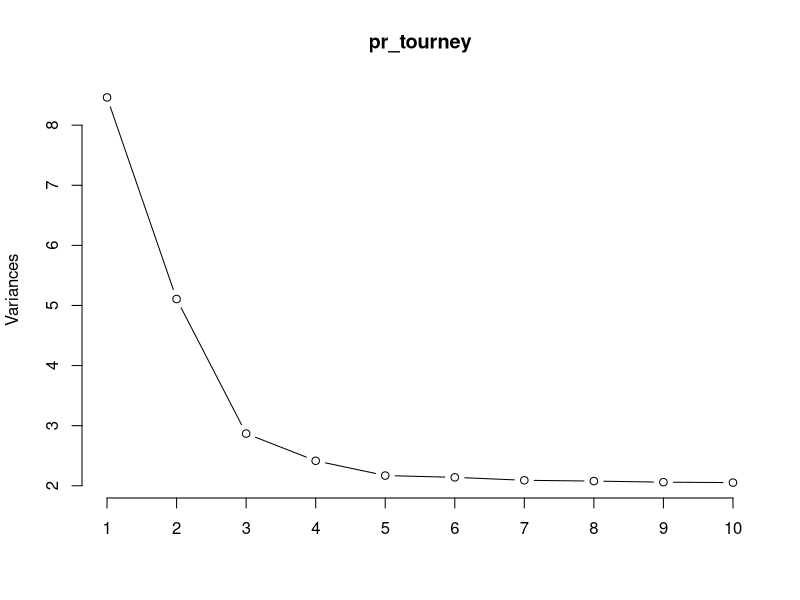
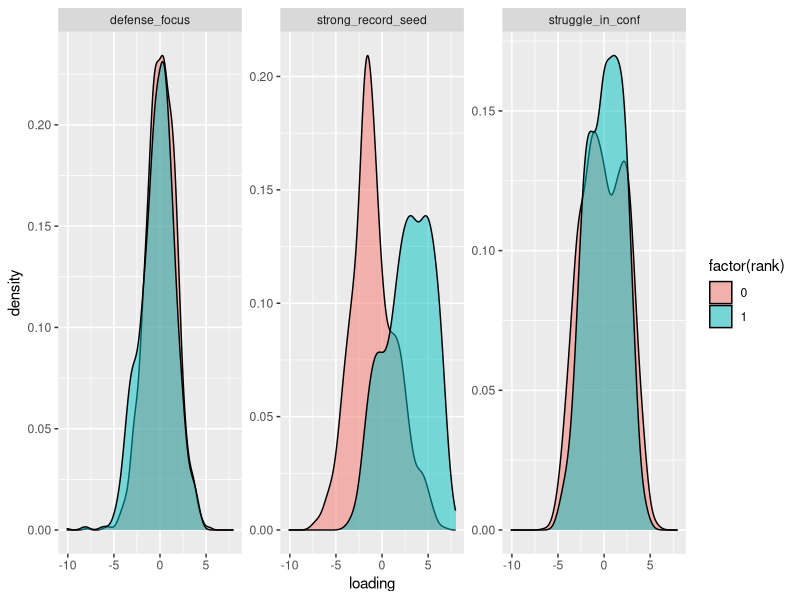

Recreate these plots in R, in order. (Note: this script raises an error after producing the figures.)
## ---- chunk 1
knitr::opts_chunk$set(echo = TRUE, message = FALSE, warning = FALSE)
library(tidyverse)
library(tidytext)
library(caret)
library(fastDummies)
library(randomForest)
# https://www.openml.org/d/1590

tourney_data <- read_csv("tourney_data.csv") %>% 
  mutate(rank=log2(rank)) %>% # converts 1,2,4,8,16, etc to 0,1,2,3,4
  select(-Season,-class,-`Coach(es)`,-`NCAA Tournament`) %>% #either not helpful, or duplicative
  filter(!is.na(Pts_for)) %>% #removes 1 case
  mutate(across("AP Pre":"AP Final",function(x){ifelse(is.na(x),"Not 25",paste("Top",ceiling(x/5)*5))})) %>% #data cleaning
  mutate(across(Conf_W:Conf_Pct,function(x){ifelse(is.na(x),0,x)})) #%>% #fill missing info

skimr::skim(tourney_data)

tourney_data2<-tourney_data %>%
  fastDummies::dummy_cols(remove_selected_columns = T) %>% #simple dummy cols
  arrange(tourn_year) %>% mutate(lag_rank=lag(rank)) %>% mutate(lag_rank=ifelse(is.na(lag_rank),6,lag_rank)) %>% #how did the team do last year
  mutate(rank=as.numeric(rank<=4))# <=4 = Did team make the sweet 16 (one of the final 2^4 teams)
table(tourney_data2$rank)
## ---- chunk 2
pr_tourney <- prcomp(x = select(tourney_data2,-rank), scale = T, center = T)
summary(pr_tourney)

screeplot(pr_tourney, type = "lines")

rownames_to_column(as.data.frame(pr_tourney$rotation)) %>% 
  select(1:4) %>% 
  filter(abs(PC1) >= 0.25 | abs(PC2) >= 0.25 | abs(PC3) >= 0.25) %>% 
  View()

prc <- bind_cols(select(tourney_data2,rank),as.data.frame(pr_tourney$x)) %>% 
  select(1:4) %>% 
  rename("strong_record_seed" = PC1) %>% 
  rename("struggle_in_conf" = PC2) %>% 
  rename("defense_focus" = PC3) 
head(prc)

prc %>% 
  pivot_longer(cols = -rank,names_to = "component",values_to = "loading") %>% 
  ggplot(aes(x=loading, fill=factor(rank),group=rank))+
  geom_density(alpha=0.5)+
  facet_wrap(.~component,scales = "free_y")


## ---- chunk 3

# names(tourney_data2)

tourney_cl = select(tourney_data2,-rank)

kclust3 <- kmeans(tourney_cl, centers = 3)

tourney_clustered3 = augment(kclust3, tourney_data2)

# tourney_clustered3 %>% select(rank, .cluster)

tourney_clustered3 %>% pivot_longer(c(rank),names_to = "feature") %>%
  ggplot(aes(value, fill=.cluster))+
  geom_density(alpha=0.3)+
  facet_wrap(~feature)

kclust4 <- kmeans(tourney_cl, centers = 4)

tourney_clustered4 = augment(kclust4, tourney_data2)

# tourney_clustered4 %>% select(rank, .cluster)

tourney_clustered4 %>% pivot_longer(c(rank),names_to = "feature") %>%
  ggplot(aes(value, fill=.cluster))+
  geom_density(alpha=0.3)+
  facet_wrap(~feature)

kclust5 <- kmeans(tourney_cl, centers = 5)

tourney_clustered5 = augment(kclust5, tourney_data2)

# tourney_clustered5 %>% select(rank, .cluster)

tourney_clustered5 %>% pivot_longer(c(rank),names_to = "feature") %>%
  ggplot(aes(value, fill=.cluster))+
  geom_density(alpha=0.3)+
  facet_wrap(~feature)

#four clusters has the most distinct distributions; cluster 2 are the biggest losers,  clusters 1 & 4 mostly losing, and cluster 3 winners
tourney_clustered4 %>% group_by(rank, .cluster) %>% summarize(n=n())

kclusts <- tibble(k = 1:9) %>%
mutate(
kclust = map(k, ~kmeans(tourney_cl, .x)),
glanced = map(kclust, glance),
augmented = map(kclust, augment, tourney_cl)
)

clusterings <- kclusts %>%
unnest(glanced, .drop = TRUE)
ggplot(clusterings, aes(k, tot.withinss)) +
geom_line() 


#hierarchical clustering

hclustr <- hclust(d=dist(tourney_cl))
summary(hclustr)

plot(hclustr)
abline(h=3, col="red")

cluster <- cutree(hclustr, k=3)
tourney_hcl <- tourney_data2 %>%
add_column(cluster) %>%
mutate(cluster=as_factor(cluster))

tourney_hcl %>% group_by(rank, cluster) %>% summarize(n=n())

tourney_hcl %>%
pivot_longer(c(rank),names_to = "feature") %>%
ggplot(aes(value, fill=cluster))+
geom_density(alpha=0.3)+
facet_wrap(~feature)


## ---- chunk 4
